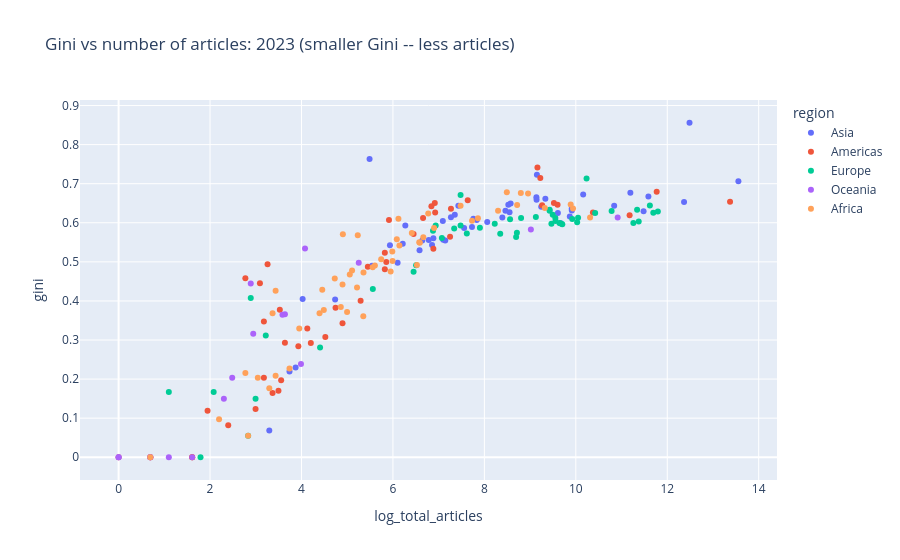

Write notebook code for a chart like this one.
### Code cell
px.scatter(
    df_country_stats.reset_index(),
    x="log_total_articles",
    y="gini",
    title=f"Gini vs number of articles: {year} (smaller Gini -- less articles)",
    color="region",
    hover_name="country",
    hover_data=["region", "total_articles", "gini"],
)

### Figure 1 — Plotly figure (JSON) as saved in the notebook; plotly's stock layout.template omitted (floating-point values rounded to 4 significant figures)
{"data": [{"customdata": [["Asia", 771534], ["Asia", 264874], ["Asia", 235096], ["Asia", 107755], ["Asia", 96986], ["Asia", 72645], ["Asia", 50973], ["Asia", 25871], ["Asia", 20190], ["Asia", 20136], ["Asia", 19320], ["Asia", 15844], ["Asia", 14885], ["Asia", 11313], ["Asia", 10337], ["Asia", 9406], ["Asia", 9335], ["Asia", 9301], ["Asia", 5295], ["Asia", 5170], ["Asia", 5032], ["Asia", 4726], ["Asia", 4416], ["Asia", 3174], ["Asia", 2522], ["Asia", 2345], ["Asia", 2274], ["Asia", 1914], ["Asia", 1688], ["Asia", 1561], ["Asia", 1435], ["Asia", 1267], ["Asia", 1213], ["Asia", 1202], ["Asia", 977], ["Asia", 949], ["Asia", 883], ["Asia", 766], ["Asia", 722], ["Asia", 529], ["Asia", 500], ["Asia", 447], ["Asia", 378], ["Asia", 256], ["Asia", 242], ["Asia", 114], ["Asia", 56], ["Asia", 48], ["Asia", 42], ["Asia", 27]], "hovertemplate": "<b>%{hovertext}</b><br><br>region=%{customdata[0]}<br>log_total_articles=%{x}<br>gini=%{y}<br>total_articles=%{customdata[1]}<extra></extra>", "hovertext": ["CN", "ID", "IN", "JP", "TR", "KR", "IR", "MY", "IQ", "PK", "SA", "TH", "IL", "VN", "BD", "UZ", "SG", "PH", "KZ", "AE", "HK", "JO", "NP", "LK", "AZ", "QA", "CY", "LB", "GE", "AM", "TJ", "OM", "KW", "MO", "PS", "YE", "SY", "BH", "MN", "AF", "BN", "KH", "KG", "MM", "TM", "BT", "TL", "LA", "KP", "MV"], "legendgroup": "Asia", "marker": {"color": "#636efa", "symbol": "circle"}, "mode": "markers", "name": "Asia", "orientation": "v", "showlegend": true, "type": "scatter", "x": [13.56, 12.49, 12.37, 11.59, 11.48, 11.19, 10.84, 10.16, 9.913, 9.91, 9.869, 9.671, 9.608, 9.334, 9.243, 9.149, 9.142, 9.138, 8.575, 8.551, 8.524, 8.461, 8.393, 8.063, 7.833, 7.76, 7.729, 7.557, 7.431, 7.353, 7.269, 7.144, 7.101, 7.092, 6.884, 6.855, 6.783, 6.641, 6.582, 6.271, 6.215, 6.103, 5.935, 5.545, 5.489, 4.736, 4.025, 3.871, 3.738, 3.296], "xaxis": "x", "y": [0.7061, 0.856, 0.653, 0.6672, 0.6294, 0.6768, 0.6436, 0.6721, 0.6314, 0.6362, 0.616, 0.599, 0.6252, 0.6618, 0.641, 0.7231, 0.6589, 0.6653, 0.6493, 0.6268, 0.6463, 0.6305, 0.6133, 0.6021, 0.607, 0.6105, 0.5893, 0.5867, 0.6435, 0.6209, 0.6139, 0.5548, 0.5563, 0.6043, 0.5604, 0.5431, 0.5558, 0.5548, 0.5298, 0.5932, 0.546, 0.4977, 0.5424, 0.4901, 0.7634, 0.4038, 0.4048, 0.2298, 0.2197, 0.06815], "yaxis": "y"}, {"customdata": [["Americas", 642572], ["Americas", 129180], ["Americas", 71459], ["Americas", 32017], ["Americas", 14785], ["Americas", 13647], ["Americas", 10549], ["Americas", 10128], ["Americas", 9516], ["Americas", 2071], ["Americas", 1436], ["Americas", 1408], ["Americas", 1016], ["Americas", 1008], ["Americas", 977], ["Americas", 936], ["Americas", 780], ["Americas", 634], ["Americas", 370], ["Americas", 349], ["Americas", 338], ["Americas", 338], ["Americas", 233], ["Americas", 199], ["Americas", 134], ["Americas", 115], ["Americas", 92], ["Americas", 67], ["Americas", 62], ["Americas", 51], ["Americas", 38], ["Americas", 35], ["Americas", 34], ["Americas", 33], ["Americas", 29], ["Americas", 26], ["Americas", 24], ["Americas", 24], ["Americas", 22], ["Americas", 20], ["Americas", 16], ["Americas", 11], ["Americas", 7], ["Americas", 5], ["Americas", 5], ["Americas", 2], ["Americas", 2], ["Americas", 1]], "hovertemplate": "<b>%{hovertext}</b><br><br>region=%{customdata[0]}<br>log_total_articles=%{x}<br>gini=%{y}<br>total_articles=%{customdata[1]}<extra></extra>", "hovertext": ["US", "BR", "CA", "MX", "CO", "AR", "CL", "PE", "EC", "CR", "VE", "UY", "CU", "PY", "PR", "PA", "BO", "GT", "SV", "NI", "HN", "TT", "DO", "JM", "GY", "AG", "BB", "GF", "GD", "GP", "SR", "BS", "HT", "MQ", "KN", "MS", "GL", "VI", "KY", "TC", "VG", "LC", "VC", "BZ", "DM", "BM", "FK", "AW"], "legendgroup": "Americas", "marker": {"color": "#EF553B", "symbol": "circle"}, "mode": "markers", "name": "Americas", "orientation": "v", "showlegend": true, "type": "scatter", "x": [13.37, 11.77, 11.18, 10.37, 9.601, 9.521, 9.264, 9.223, 9.161, 7.636, 7.27, 7.25, 6.924, 6.916, 6.884, 6.842, 6.659, 6.452, 5.914, 5.855, 5.823, 5.823, 5.451, 5.293, 4.898, 4.745, 4.522, 4.205, 4.127, 3.932, 3.638, 3.555, 3.526, 3.497, 3.367, 3.258, 3.178, 3.178, 3.091, 2.996, 2.773, 2.398, 1.946, 1.609, 1.609, 0.6931, 0.6931, 0.0], "xaxis": "x", "y": [0.654, 0.6796, 0.6196, 0.6263, 0.6459, 0.6505, 0.6449, 0.7146, 0.7413, 0.6577, 0.6359, 0.5646, 0.6261, 0.6504, 0.5334, 0.642, 0.6119, 0.5713, 0.6069, 0.4995, 0.5236, 0.481, 0.4877, 0.4005, 0.3426, 0.3826, 0.3078, 0.2921, 0.3296, 0.2843, 0.2929, 0.1968, 0.3777, 0.1705, 0.1646, 0.4936, 0.3472, 0.2037, 0.4455, 0.1235, 0.4583, 0.08182, 0.119, 0.0, 0.0, 0.0, 0.0, 0.0], "yaxis": "y"}, {"customdata": [["Europe", 132503], ["Europe", 119917], ["Europe", 111253], ["Europe", 87193], ["Europe", 84160], ["Europe", 77581], ["Europe", 48197], ["Europe", 33632], ["Europe", 27866], ["Europe", 23149], ["Europe", 22681], ["Europe", 20375], ["Europe", 16392], ["Europe", 15906], ["Europe", 15390], ["Europe", 14122], ["Europe", 14085], ["Europe", 13293], ["Europe", 12917], ["Europe", 12422], ["Europe", 12418], ["Europe", 9194], ["Europe", 6655], ["Europe", 6074], ["Europe", 5968], ["Europe", 5230], ["Europe", 4216], ["Europe", 3740], ["Europe", 2703], ["Europe", 2031], ["Europe", 1772], ["Europe", 1772], ["Europe", 1541], ["Europe", 1177], ["Europe", 1028], ["Europe", 969], ["Europe", 670], ["Europe", 634], ["Europe", 260], ["Europe", 82], ["Europe", 25], ["Europe", 20], ["Europe", 18], ["Europe", 17], ["Europe", 8], ["Europe", 6], ["Europe", 3]], "hovertemplate": "<b>%{hovertext}</b><br><br>region=%{customdata[0]}<br>log_total_articles=%{x}<br>gini=%{y}<br>total_articles=%{customdata[1]}<extra></extra>", "hovertext": ["DE", "GB", "RU", "IT", "FR", "ES", "PL", "NL", "UA", "CH", "PT", "SE", "GR", "BE", "RO", "AT", "DK", "NO", "CZ", "FI", "HU", "IE", "HR", "RS", "BG", "SK", "SI", "LT", "LV", "BY", "MD", "EE", "BA", "MK", "LU", "AL", "IS", "MT", "ME", "LI", "VA", "MC", "SM", "FO", "AD", "GI", "SJ"], "legendgroup": "Europe", "marker": {"color": "#00cc96", "symbol": "circle"}, "mode": "markers", "name": "Europe", "orientation": "v", "showlegend": true, "type": "scatter", "x": [11.79, 11.69, 11.62, 11.38, 11.34, 11.26, 10.78, 10.42, 10.24, 10.05, 10.03, 9.922, 9.705, 9.674, 9.641, 9.555, 9.553, 9.495, 9.466, 9.427, 9.427, 9.126, 8.803, 8.712, 8.694, 8.562, 8.347, 8.227, 7.902, 7.616, 7.48, 7.48, 7.34, 7.071, 6.935, 6.876, 6.507, 6.452, 5.561, 4.407, 3.219, 2.996, 2.89, 2.833, 2.079, 1.792, 1.099], "xaxis": "x", "y": [0.6289, 0.6258, 0.6445, 0.6034, 0.6335, 0.5996, 0.6299, 0.6248, 0.713, 0.6132, 0.6013, 0.6099, 0.5963, 0.5985, 0.5993, 0.6045, 0.6125, 0.6205, 0.5978, 0.6331, 0.6305, 0.6149, 0.6122, 0.5747, 0.5635, 0.609, 0.572, 0.5978, 0.5871, 0.5724, 0.6713, 0.5928, 0.5856, 0.5611, 0.5933, 0.5797, 0.4913, 0.4748, 0.4304, 0.2807, 0.3114, 0.15, 0.4074, 0.05515, 0.1667, 0.0, 0.1667], "yaxis": "y"}, {"customdata": [["Oceania", 55026], ["Oceania", 8240], ["Oceania", 191], ["Oceania", 59], ["Oceania", 54], ["Oceania", 38], ["Oceania", 36], ["Oceania", 19], ["Oceania", 18], ["Oceania", 12], ["Oceania", 10], ["Oceania", 5], ["Oceania", 3], ["Oceania", 2], ["Oceania", 2], ["Oceania", 1], ["Oceania", 1]], "hovertemplate": "<b>%{hovertext}</b><br><br>region=%{customdata[0]}<br>log_total_articles=%{x}<br>gini=%{y}<br>total_articles=%{customdata[1]}<extra></extra>", "hovertext": ["AU", "NZ", "FJ", "GU", "PG", "PF", "NC", "NU", "SB", "WS", "PW", "VU", "KI", "TO", "FM", "AS", "TV"], "legendgroup": "Oceania", "marker": {"color": "#ab63fa", "symbol": "circle"}, "mode": "markers", "name": "Oceania", "orientation": "v", "showlegend": true, "type": "scatter", "x": [10.92, 9.017, 5.252, 4.078, 3.989, 3.638, 3.584, 2.944, 2.89, 2.485, 2.303, 1.609, 1.099, 0.6931, 0.6931, 0.0, 0.0], "xaxis": "x", "y": [0.6133, 0.5827, 0.498, 0.5343, 0.2388, 0.3658, 0.3646, 0.3158, 0.4444, 0.2037, 0.15, 0.0, 0.0, 0.0, 0.0, 0.0, 0.0], "yaxis": "y"}, {"customdata": [["Africa", 30090], ["Africa", 20723], ["Africa", 19694], ["Africa", 11183], ["Africa", 7754], ["Africa", 6619], ["Africa", 6105], ["Africa", 4872], ["Africa", 4023], ["Africa", 2590], ["Africa", 2276], ["Africa", 1771], ["Africa", 992], ["Africa", 873], ["Africa", 784], ["Africa", 726], ["Africa", 718], ["Africa", 682], ["Africa", 610], ["Africa", 465], ["Africa", 455], ["Africa", 439], ["Africa", 400], ["Africa", 398], ["Africa", 384], ["Africa", 312], ["Africa", 272], ["Africa", 259], ["Africa", 212], ["Africa", 211], ["Africa", 187], ["Africa", 184], ["Africa", 165], ["Africa", 157], ["Africa", 148], ["Africa", 135], ["Africa", 134], ["Africa", 129], ["Africa", 113], ["Africa", 89], ["Africa", 86], ["Africa", 81], ["Africa", 52], ["Africa", 42], ["Africa", 31], ["Africa", 31], ["Africa", 29], ["Africa", 27], ["Africa", 21], ["Africa", 17], ["Africa", 16], ["Africa", 9], ["Africa", 2]], "hovertemplate": "<b>%{hovertext}</b><br><br>region=%{customdata[0]}<br>log_total_articles=%{x}<br>gini=%{y}<br>total_articles=%{customdata[1]}<extra></extra>", "hovertext": ["EG", "NG", "ZA", "MA", "ET", "DZ", "TN", "KE", "GH", "TZ", "CM", "UG", "ZW", "CI", "SD", "SN", "ZM", "LY", "BJ", "CD", "MZ", "BF", "SS", "RW", "BW", "MW", "MU", "TG", "ML", "CG", "RE", "BI", "AO", "SO", "MG", "ST", "SL", "NE", "GN", "GA", "LS", "GM", "SZ", "TD", "GW", "CF", "DJ", "ER", "MR", "LR", "SC", "CV", "GQ"], "legendgroup": "Africa", "marker": {"color": "#FFA15A", "symbol": "circle"}, "mode": "markers", "name": "Africa", "orientation": "v", "showlegend": true, "type": "scatter", "x": [10.31, 9.939, 9.888, 9.322, 8.956, 8.798, 8.717, 8.491, 8.3, 7.859, 7.73, 7.479, 6.9, 6.772, 6.664, 6.588, 6.576, 6.525, 6.413, 6.142, 6.12, 6.084, 5.991, 5.986, 5.951, 5.743, 5.606, 5.557, 5.357, 5.352, 5.231, 5.215, 5.106, 5.056, 4.997, 4.905, 4.898, 4.86, 4.727, 4.489, 4.454, 4.394, 3.951, 3.738, 3.434, 3.434, 3.367, 3.296, 3.045, 2.833, 2.773, 2.197, 0.6931], "xaxis": "x", "y": [0.6137, 0.6364, 0.6467, 0.638, 0.6748, 0.676, 0.6452, 0.6784, 0.631, 0.6113, 0.605, 0.6435, 0.5868, 0.6235, 0.563, 0.5491, 0.5499, 0.4919, 0.5737, 0.5422, 0.6105, 0.5579, 0.5023, 0.5267, 0.475, 0.5066, 0.4905, 0.4859, 0.4726, 0.3607, 0.5682, 0.4342, 0.4779, 0.4679, 0.3717, 0.5706, 0.442, 0.3844, 0.4573, 0.3765, 0.4288, 0.3685, 0.3295, 0.227, 0.4258, 0.2083, 0.3685, 0.1764, 0.2032, 0.05515, 0.2159, 0.09722, 0.0], "yaxis": "y"}], "layout": {"legend": {"title": {"text": "region"}, "tracegroupgap": 0}, "title": {"text": "Gini vs number of articles: 2023 (smaller Gini -- less articles)"}, "xaxis": {"anchor": "y", "domain": [0, 1], "title": {"text": "log_total_articles"}}, "yaxis": {"anchor": "x", "domain": [0, 1], "title": {"text": "gini"}}}}
